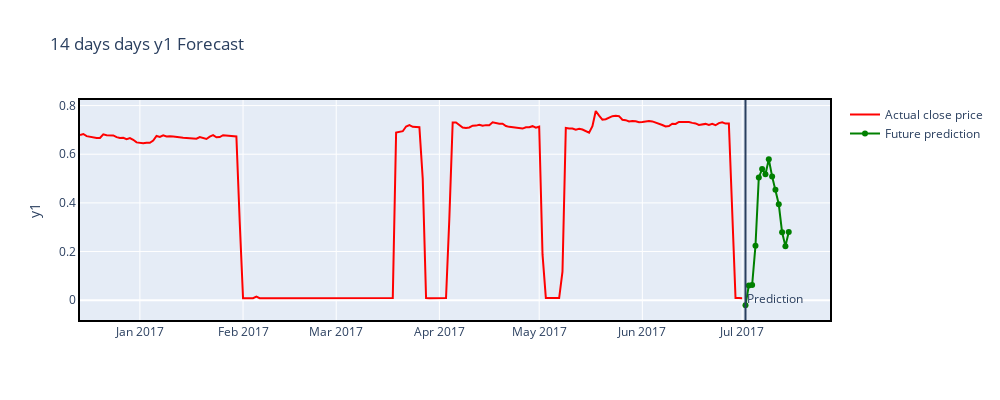

Notebook source saved alongside this figure:
### Code cell
import plotly.express as px
import plotly.graph_objects as go

fig = go.Figure()
n = output.index[0]

fig.add_trace(go.Scatter(x = data.index[-200:], y = data['y1'][-200:], marker = dict(color ="red"), name = "Actual close price"))
fig.add_trace(go.Scatter(x = output.index, y = output['y1_pred'], marker=dict(color = "green"), name = "Future prediction"))
fig.update_xaxes(showline = True, linewidth = 2, linecolor='black', mirror = True, showspikes = True,)
fig.update_yaxes(showline = True, linewidth = 2, linecolor='black', mirror = True, showspikes = True,)
fig.update_layout(title= "14 days days y1 Forecast", yaxis_title = 'y1', hovermode = "x", hoverdistance = 100, 
                  # Distance to show hover label of data point 
                  spikedistance = 1000,shapes = [dict( x0 = n, x1 = n, y0 = 0, y1 = 1, xref = 'x', yref = 'paper', line_width = 2)], annotations = [dict(x = n, y = 0.05, xref = 'x', yref = 'paper', showarrow = False, xanchor = 'left', text = 'Prediction')])
                  
fig.update_layout(autosize = False, width = 1000, height = 400,)
fig.show()

### Figure 1 — Plotly figure (JSON) as saved in the notebook; plotly's stock layout.template omitted (floating-point values rounded to 4 significant figures; data arrays with more than 128 entries replaced by an {"elided": "..."} marker saying what was removed)
{"data": [{"marker": {"color": "red"}, "name": "Actual close price", "type": "scatter", "x": {"elided": "200 str values"}, "y": {"elided": "200 float values"}}, {"marker": {"color": "green"}, "name": "Future prediction", "type": "scatter", "x": ["2017-07-02T00:00:00", "2017-07-03T00:00:00", "2017-07-04T00:00:00", "2017-07-05T00:00:00", "2017-07-06T00:00:00", "2017-07-07T00:00:00", "2017-07-08T00:00:00", "2017-07-09T00:00:00", "2017-07-10T00:00:00", "2017-07-11T00:00:00", "2017-07-12T00:00:00", "2017-07-13T00:00:00", "2017-07-14T00:00:00", "2017-07-15T00:00:00"], "y": [-0.02084, 0.06058, 0.06286, 0.2241, 0.5045, 0.5391, 0.5177, 0.5794, 0.509, 0.4535, 0.3943, 0.2789, 0.2222, 0.2807]}], "layout": {"annotations": [{"showarrow": false, "text": "Prediction", "x": "2017-07-02T00:00:00", "xanchor": "left", "xref": "x", "y": 0.05, "yref": "paper"}], "autosize": false, "height": 400, "hoverdistance": 100, "hovermode": "x", "shapes": [{"line": {"width": 2}, "x0": "2017-07-02T00:00:00", "x1": "2017-07-02T00:00:00", "xref": "x", "y0": 0, "y1": 1, "yref": "paper"}], "spikedistance": 1000, "title": {"text": "14 days days y1 Forecast"}, "width": 1000, "xaxis": {"linecolor": "black", "linewidth": 2, "mirror": true, "showline": true, "showspikes": true}, "yaxis": {"linecolor": "black", "linewidth": 2, "mirror": true, "showline": true, "showspikes": true, "title": {"text": "y1"}}}}
